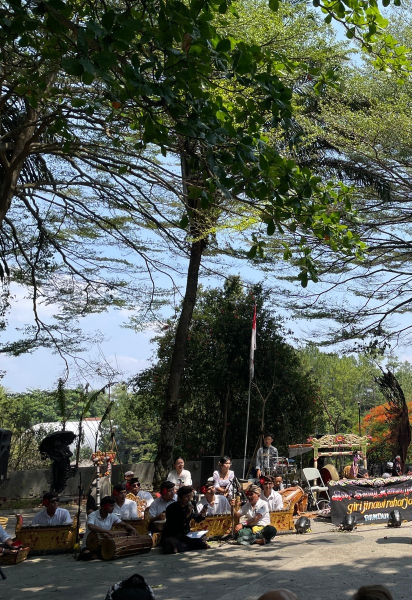
#> input picture Assignment-2/data/crop_left.jpeg, 823 x 1200 px (shown at 1/2 size)
$ python -i ar.py   (imports and definitions only)
#> lines starting #> are read from the running program, lines starting #| are printed output that depends on the picture; after the words box and inside, x2 and y2 are one past the last pixel; in counts of white or black regions, pixels touching at a corner belong together
#> further down, picture is the input picture: shape (1200, 823, 3); mean B, G, R 85.4, 94.6, 87.5
import numpy as np
import cv2
import multiprocessing
from matplotlib import pyplot as plt
from opts import get_opts
from loadVid import loadVid
from matchPics import matchPics
from planarH import computeH_ransac, compositeH
from pathlib import Path

def cropBlackBar(img):
    gray = cv2.cvtColor(img, cv2.COLOR_BGR2GRAY)
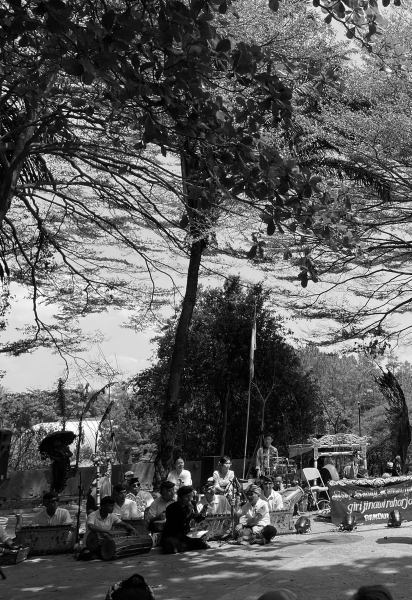
#> gray: shape (1200, 823) (shown at 1/2 size); min 0, max 255, mean 91.4
    gray = 255 - gray
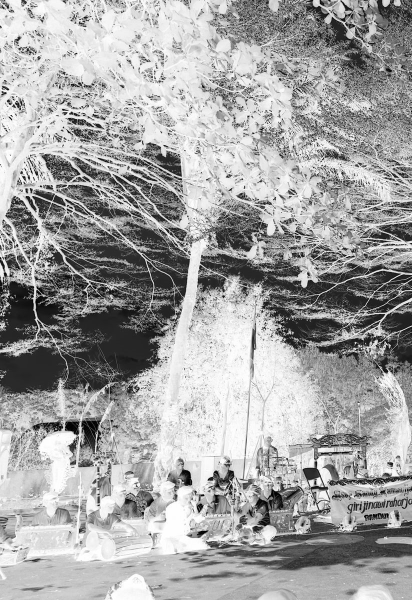
#> gray: shape (1200, 823) (shown at 1/2 size); min 0, max 255, mean 163.6
    blur = cv2.GaussianBlur(gray, (3,3), 0)
    res = cv2.threshold(blur, 235, 255, cv2.THRESH_BINARY)[1]
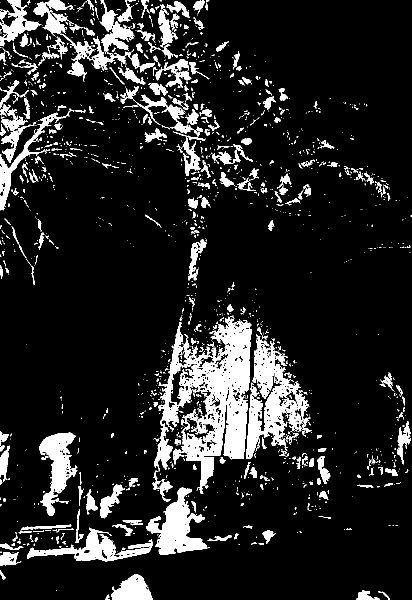
#> res: shape (1200, 823) (shown at 1/2 size); 12.7% white; 1658 white regions (1315 under 20 px), largest, box (x1, y1, x2, y2) and area: (305, 633, 503, 1004) 30097, (492, 668, 619, 917) 12085, (293, 975, 415, 1109) 7238
    kernel = np.ones((5,5), np.uint8)
    res = cv2.morphologyEx(res, cv2.MORPH_CLOSE, kernel)
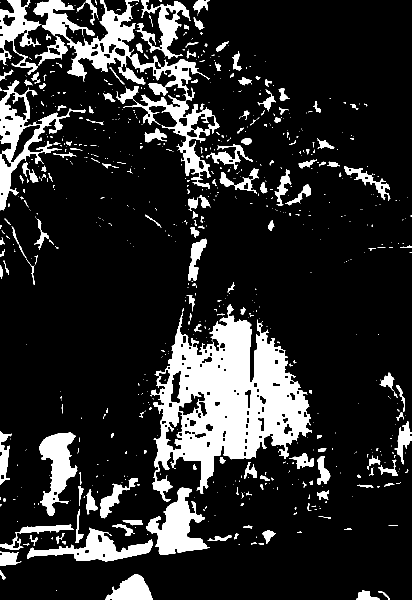
#> res: shape (1200, 823) (shown at 1/2 size); 15.7% white; 788 white regions (596 under 20 px), largest, box (x1, y1, x2, y2) and area: (303, 608, 624, 1004) 57219, (67, 0, 440, 378) 21270, (0, 160, 172, 421) 8776
    res = cv2.morphologyEx(res, cv2.MORPH_OPEN, kernel)
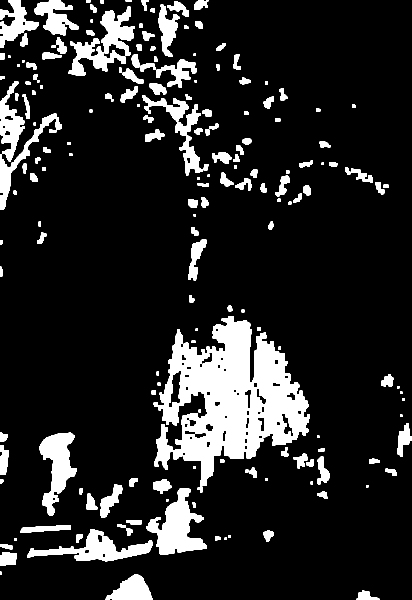
#> res: shape (1200, 823) (shown at 1/2 size); 13.8% white; 185 white regions
    contours, _ = cv2.findContours(res, cv2.RETR_EXTERNAL, cv2.CHAIN_APPROX_SIMPLE)
#> contours = 185 contours, 17 with area under 20; largest, box (x1, y1, x2, y2) and area: (307, 632, 620, 972) 55012, (293, 976, 414, 1109) 7230, (79, 865, 154, 1031) 5760, (54, 1058, 305, 1123) 5595, (201, 13, 269, 112) 3365
    x, y, w, h = cv2.boundingRect(contours[0])
#> x = 713; y = 1181; w = 46; h = 19
    return x, y, w, h

def homographyWarp(args):
    i, opts, template, cv_cover, cv_book = args
    template = cv2.resize(template, (cv_cover.shape[1], cv_cover.shape[0]))
    matches, locs1, locs2 = matchPics(cv_cover, cv_book, opts)
    bestH2to1, _ = computeH_ransac(locs1[matches[:, 0]], locs2[matches[:, 1]], opts)
    composite_img = compositeH(bestH2to1, template, cv_book)
    print(f"Frame {i} Processed")
    return composite_img

# [47 lines not run here, left out]

>>> import cv2
>>> picture = cv2.imread('../data/crop_left.jpeg')
>>> result = cropBlackBar(picture)
#> result = (713, 1181, 46, 19)

$ run again, on Assignment-2/data/crop_right.jpeg
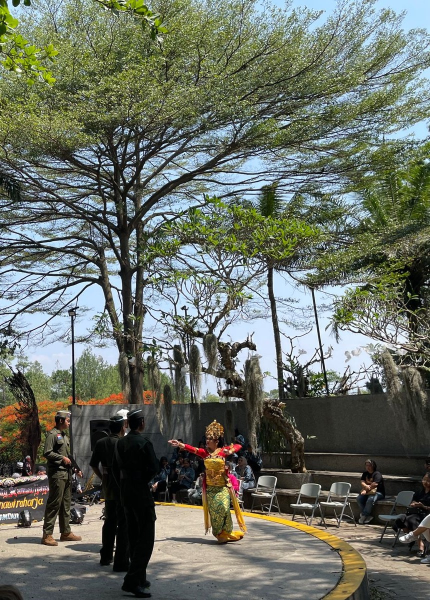
#> input picture Assignment-2/data/crop_right.jpeg, 860 x 1200 px (shown at 1/2 size)
#> picture is the input picture: shape (1200, 860, 3); mean B, G, R 99.8, 110.6, 105
#> in cropBlackBar, `gray = 255 - gray`:
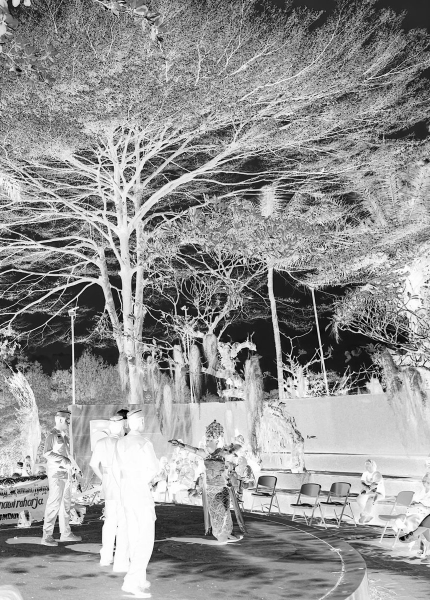
#> gray: shape (1200, 860) (shown at 1/2 size); min 0, max 255, mean 147.3
#> in cropBlackBar, `res = cv2.morphologyEx(res, cv2.MORPH_OPEN, kernel)`:
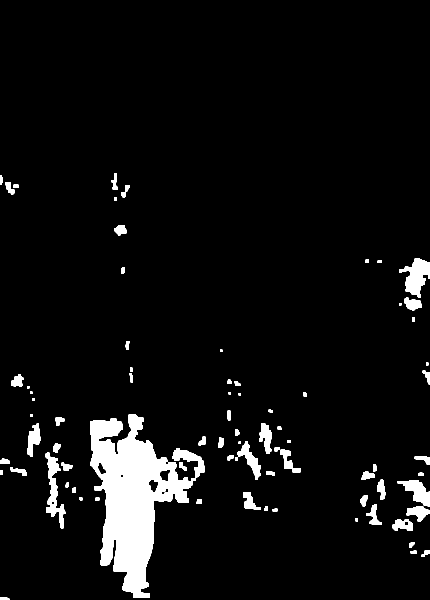
#> res: shape (1200, 860) (shown at 1/2 size); 5.7% white; 81 white regions
#> contours = 81 contours, 7 with area under 20; largest, box (x1, y1, x2, y2) and area: (180, 828, 385, 1196) 36200, (798, 516, 860, 595) 2418, (90, 905, 131, 1057) 2127, (795, 960, 860, 1013) 1532, (345, 896, 410, 955) 1272
#> x = 0; y = 1195; w = 19; h = 5
#> result = (0, 1195, 19, 5)
